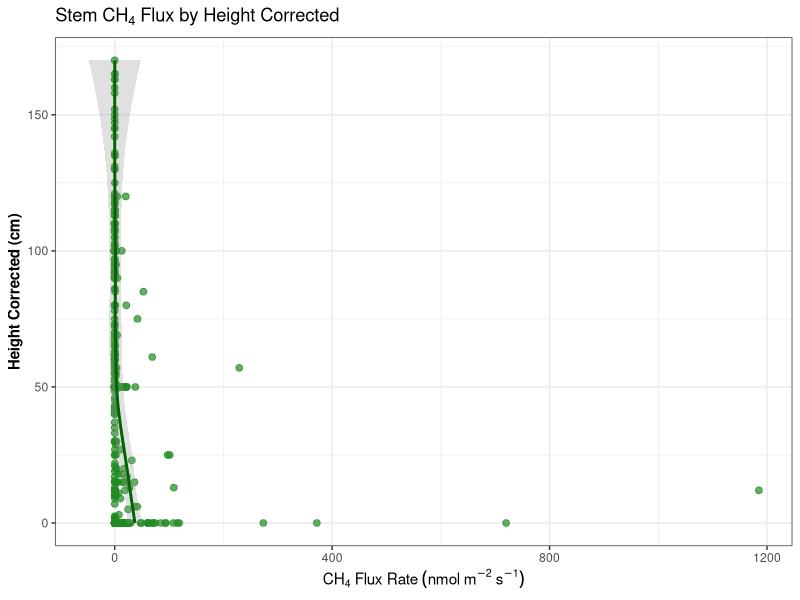
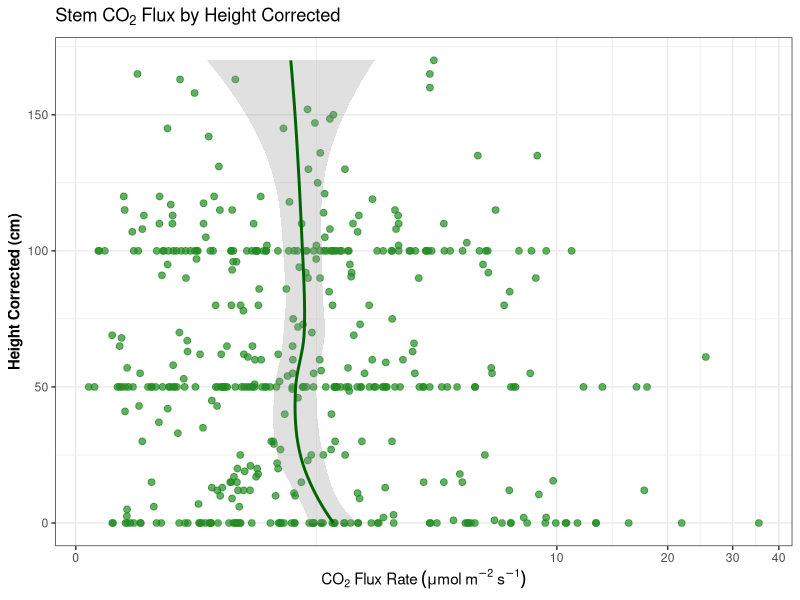
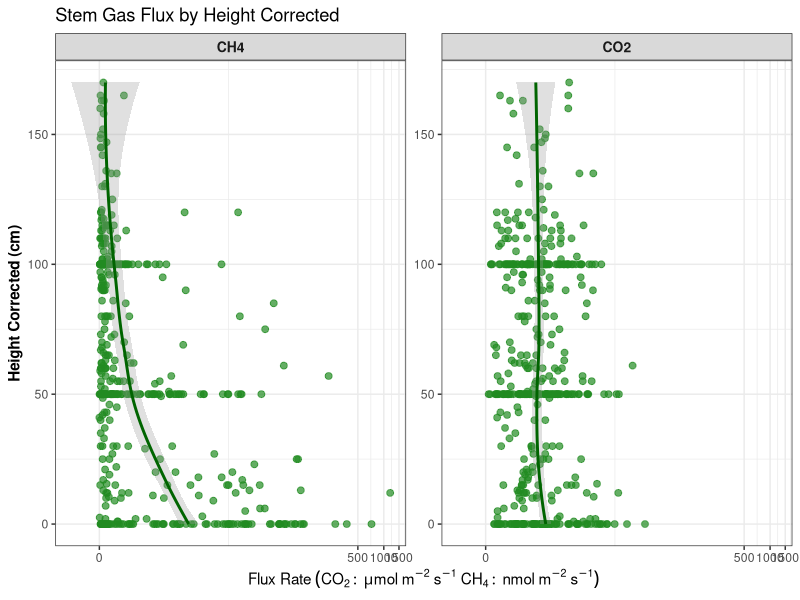
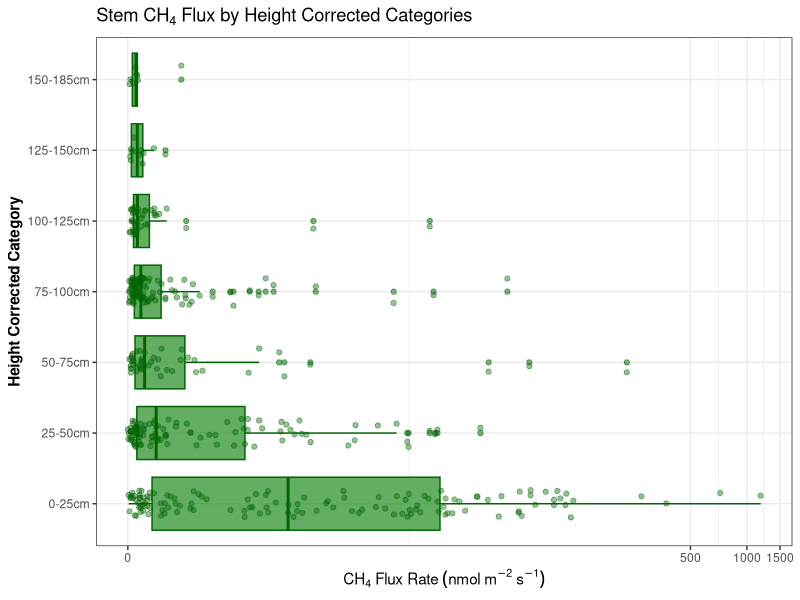
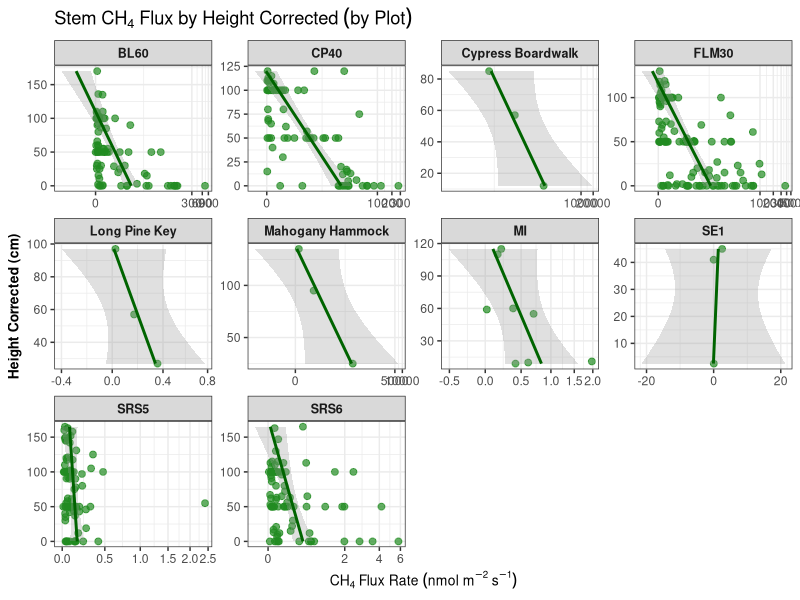
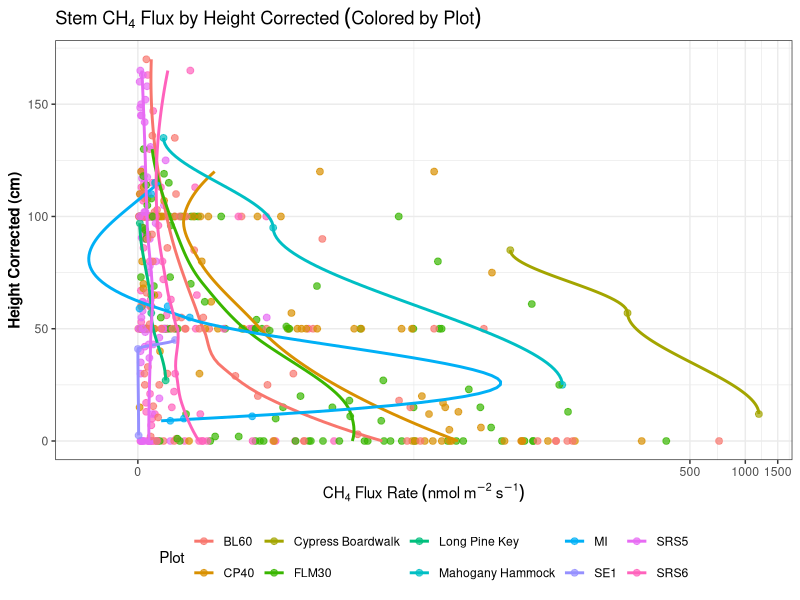
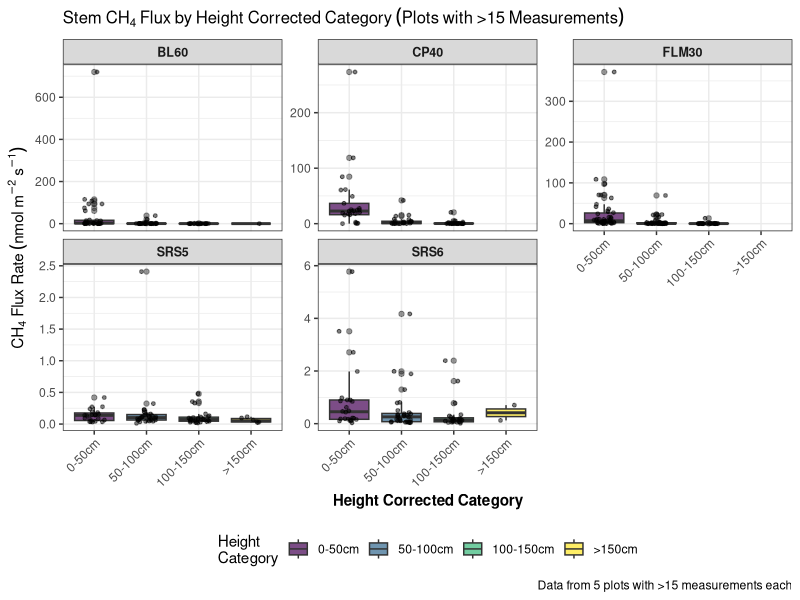
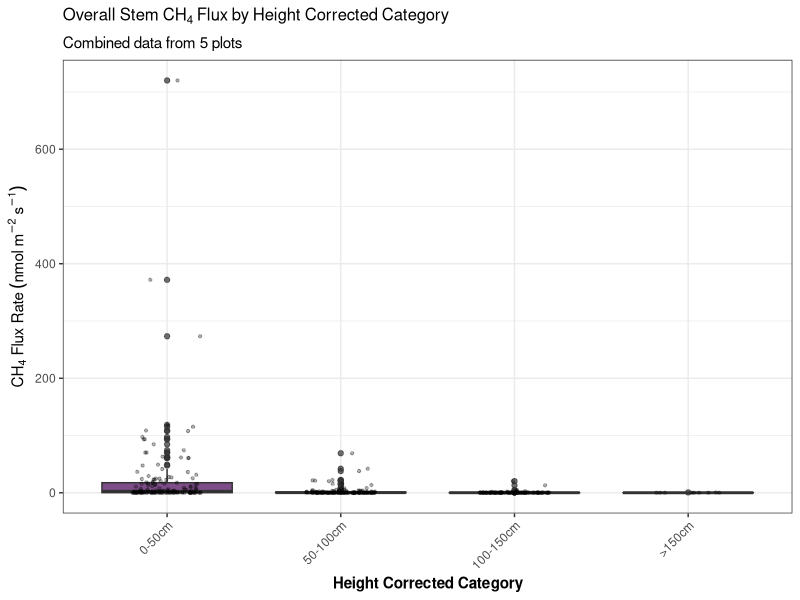

These charts were generated, in order, by the following R code:
# Load required libraries
library(dplyr)
library(ggplot2)
library(tidyverse)

# Read the data (assumes you have this loaded)
df <- read.csv("output/data_products/combined_gas_flux_dataset.csv")

# First, let's check what the height_corrected values look like
print("Sample height_corrected values (character):")
print(head(df$height_corrected[df$component == "stem"], 20))

# Filter for stems only and convert height_corrected to numeric, filtering out negative heights
stem_data <- df %>%
  filter(component == "stem",
         !is.na(CH4_best.flux), 
         !is.na(CO2_best.flux),
         !is.na(height_corrected)) %>%  # Check for non-missing height_corrected first
  mutate(height_corrected_numeric = as.numeric(height_corrected)) %>%  # Convert height_corrected to numeric
  filter(!is.na(height_corrected_numeric),  # Remove rows where height_corrected conversion failed
         height_corrected_numeric >= 0,      # Filter out negative and zero heights
         CH4_best.flux >= 0,
         CO2_best.flux >= 0) %>%
  select(-height_corrected) %>%  # Remove original height_corrected column
  rename(height_corrected = height_corrected_numeric)  # Rename numeric version to height_corrected

# Check for any remaining negative heights (quality control)
print("Checking for negative heights after filtering:")
print(paste("Minimum height_corrected:", min(stem_data$height_corrected, na.rm = TRUE)))
print(paste("Any negative heights remaining?", any(stem_data$height_corrected < 0, na.rm = TRUE)))

# Filter to include only plots with 3 or more measurements
plot_counts <- stem_data %>%
  count(plot) %>%
  filter(n >= 3)

print("Plots with 3+ measurements:")
print(plot_counts)

# Filter stem_data to only include plots with sufficient measurements
stem_data <- stem_data %>%
  filter(plot %in% plot_counts$plot)

# Check the height_corrected data structure after conversion and filtering
print("Height corrected data summary for stems after conversion and filtering:")
print(summary(stem_data$height_corrected))
print("Number of stem measurements:")
print(nrow(stem_data))
print("Final plots with stem data:")
print(table(stem_data$plot))

# Define color for stems
stem_color <- "#228B22"  # Forest green

# Re-run just the CH4 plot
p_ch4_height <- stem_data %>%
  ggplot(aes(x = height_corrected, y = CH4_best.flux)) +
  geom_point(alpha = 0.7, size = 2, color = stem_color) +
  geom_smooth(method = "loess", se = TRUE, alpha = 0.3, color = "darkgreen", span = 0.8) +
  #scale_y_continuous(trans = "asinh") +
  coord_flip() +
  labs(
    title = expression(Stem~CH[4]~Flux~by~Height~Corrected),
    x = "Height Corrected (cm)",
    y = expression(CH[4]~Flux~Rate~(nmol~m^-2~s^-1))
  ) +
  theme_bw() +
  theme(
    axis.title = element_text(size = 11, face = "bold")
  )

print(p_ch4_height)
ggsave("output/figures/other/stem_ch4_vs_height.png", p_ch4_height, width = 8, height = 6, dpi = 300)

# 2. CO2 Flux by Height Corrected - Scatter plot for stems (height_corrected on y-axis after coord_flip)
p_co2_height <- stem_data %>%
  ggplot(aes(x = height_corrected, y = CO2_best.flux)) +
  geom_point(alpha = 0.7, size = 2, color = stem_color) +
  geom_smooth(method = "loess", se = TRUE, alpha = 0.3, color = "darkgreen", span = 0.8) +
  scale_y_continuous(trans = "asinh") +
  coord_flip() +
  labs(
    title = expression(Stem~CO[2]~Flux~by~Height~Corrected),
    x = "Height Corrected (cm)",
    y = expression(CO[2]~Flux~Rate~(mu*mol~m^-2~s^-1))
  ) +
  theme_bw() +
  theme(
    axis.title = element_text(size = 11, face = "bold")
  )

print(p_co2_height)
ggsave("output/figures/other/stem_co2_vs_height.png", p_co2_height, width = 8, height = 6, dpi = 300)

# 3. Combined CH4 and CO2 flux by height_corrected for stems (using coord_flip with less sensitive loess)
# Reshape data for combined plot
stem_combined <- stem_data %>%
  select(height_corrected, plot, month_year, CH4_best.flux, CO2_best.flux) %>%
  pivot_longer(cols = c(CH4_best.flux, CO2_best.flux), 
               names_to = "gas_type", 
               values_to = "flux_value") %>%
  mutate(gas_type = case_when(
    gas_type == "CH4_best.flux" ~ "CH4",
    gas_type == "CO2_best.flux" ~ "CO2"
  ))

p_combined_height <- stem_combined %>%
  ggplot(aes(x = height_corrected, y = flux_value)) +
  geom_point(alpha = 0.7, size = 2, color = stem_color) +
  geom_smooth(method = "loess", se = TRUE, alpha = 0.3, color = "darkgreen", span = 0.8) +
  facet_wrap(~gas_type, scales = "free_y") +
  scale_y_continuous(trans = "asinh") +
  coord_flip() +
  labs(
    title = "Stem Gas Flux by Height Corrected",
    x = "Height Corrected (cm)",
    y = expression(Flux~Rate~(CO[2]:~mu*mol~m^-2~s^-1~CH[4]:~nmol~m^-2~s^-1))
  ) +
  theme_bw() +
  theme(
    axis.title = element_text(size = 11, face = "bold"),
    strip.text = element_text(size = 10, face = "bold")
  )

print(p_combined_height)
ggsave("output/figures/other/stem_combined_flux_vs_height.png", p_combined_height, width = 10, height = 6, dpi = 300)

# 4. Height corrected binned analysis for stems (filter out NA height_corrected categories)
# Create height_corrected bins appropriate for 0-185 cm range
stem_data_binned <- stem_data %>%
  mutate(height_bin = cut(height_corrected, 
                          breaks = c(0, 25, 50, 75, 100, 125, 150, 185),
                          labels = c("0-25cm", "25-50cm", "50-75cm", "75-100cm", "100-125cm", "125-150cm", "150-185cm"),
                          include.lowest = TRUE)) %>%
  filter(!is.na(height_bin))  # Remove NA height_corrected categories

p_height_bins <- stem_data_binned %>%
  ggplot(aes(x = height_bin, y = CH4_best.flux)) +
  geom_boxplot(alpha = 0.7, outlier.alpha = 0.5, fill = stem_color, color = "darkgreen") +
  geom_jitter(alpha = 0.4, size = 1.5, width = 0.2, color = "darkgreen") +
  scale_y_continuous(trans = "asinh") +
  coord_flip() +
  labs(
    title = expression(Stem~CH[4]~Flux~by~Height~Corrected~Categories),
    x = "Height Corrected Category",
    y = expression(CH[4]~Flux~Rate~(nmol~m^-2~s^-1))
  ) +
  theme_bw() +
  theme(
    axis.title = element_text(size = 11, face = "bold")
  )

print(p_height_bins)
ggsave("output/figures/other/stem_ch4_height_bins.png", p_height_bins, width = 8, height = 6, dpi = 300)

# 5. Faceted by plot for stems (using less sensitive loess)
p_height_faceted <- stem_data %>%
  ggplot(aes(x = height_corrected, y = CH4_best.flux)) +
  geom_point(alpha = 0.7, size = 2, color = stem_color) +
  geom_smooth(method = "lm", se = TRUE, alpha = 0.3, color = "darkgreen") +
  facet_wrap(~plot, scales = "free") +
  scale_y_continuous(trans = "asinh") +
  coord_flip() +
  labs(
    title = expression(Stem~CH[4]~Flux~by~Height~Corrected~(by~Plot)),
    x = "Height Corrected (cm)",
    y = expression(CH[4]~Flux~Rate~(nmol~m^-2~s^-1))
  ) +
  theme_bw() +
  theme(
    axis.title = element_text(size = 10, face = "bold"),
    strip.text = element_text(size = 9, face = "bold")
  )

print(p_height_faceted)
ggsave("output/figures/other/stem_ch4_faceted_by_plot.png", p_height_faceted, width = 12, height = 8, dpi = 300)

# 6. Stem flux by height_corrected colored by plot (using less sensitive loess)
p_height_by_plot <- stem_data %>%
  ggplot(aes(x = height_corrected, y = CH4_best.flux, color = plot)) +
  geom_point(alpha = 0.7, size = 2) +
  geom_smooth(method = "loess", se = FALSE, alpha = 0.8, span = 0.8) +
  scale_y_continuous(trans = "asinh") +
  coord_flip() +
  labs(
    title = expression(Stem~CH[4]~Flux~by~Height~Corrected~(Colored~by~Plot)),
    x = "Height Corrected (cm)",
    y = expression(CH[4]~Flux~Rate~(nmol~m^-2~s^-1)),
    color = "Plot"
  ) +
  theme_bw() +
  theme(
    axis.title = element_text(size = 11, face = "bold"),
    legend.position = "bottom"
  )

print(p_height_by_plot)
ggsave("output/figures/other/stem_ch4_colored_by_plot.png", p_height_by_plot, width = 8, height = 6, dpi = 300)

# Summary statistics by height_corrected ranges for stems
height_summary <- stem_data_binned %>%
  group_by(height_bin) %>%
  summarise(
    n = n(),
    mean_height_corrected = mean(height_corrected, na.rm = TRUE),
    mean_ch4 = mean(CH4_best.flux, na.rm = TRUE),
    median_ch4 = median(CH4_best.flux, na.rm = TRUE),
    sd_ch4 = sd(CH4_best.flux, na.rm = TRUE),
    mean_co2 = mean(CO2_best.flux, na.rm = TRUE),
    median_co2 = median(CO2_best.flux, na.rm = TRUE),
    sd_co2 = sd(CO2_best.flux, na.rm = TRUE),
    .groups = 'drop'
  )

print("Summary statistics by height_corrected category for stems:")
print(height_summary)

# Correlation analysis for stems
correlation_results <- stem_data %>%
  summarise(
    ch4_height_corrected_cor = cor(height_corrected, asinh(CH4_best.flux), use = "complete.obs"),
    co2_height_corrected_cor = cor(height_corrected, asinh(CO2_best.flux), use = "complete.obs"),
    ch4_height_corrected_cor_linear = cor(height_corrected, CH4_best.flux, use = "complete.obs"),
    co2_height_corrected_cor_linear = cor(height_corrected, CO2_best.flux, use = "complete.obs"),
    n_obs = n()
  )

print("Correlation between height_corrected and flux for stems:")
print(correlation_results)

# Correlation by plot (only for plots with 5+ observations for reliable correlations)
correlation_by_plot <- stem_data %>%
  group_by(plot) %>%
  summarise(
    ch4_height_corrected_cor = cor(height_corrected, asinh(CH4_best.flux), use = "complete.obs"),
    co2_height_corrected_cor = cor(height_corrected, asinh(CO2_best.flux), use = "complete.obs"),
    n_obs = n(),
    .groups = 'drop'
  ) %>%
  filter(n_obs >= 5)  # Only show plots with at least 5 observations for reliable correlations

print("Correlation between height_corrected and flux by plot (plots with 5+ observations):")
print(correlation_by_plot)







# Load required libraries
library(dplyr)
library(ggplot2)
library(scales)  # For log scale labels

# Create height_corrected categories with your specified bins
stem_data_categorized <- stem_data %>%
  mutate(
    height_category = case_when(
      height_corrected >= 0 & height_corrected < 50 ~ "0-50cm",
      height_corrected >= 50 & height_corrected < 100 ~ "50-100cm", 
      height_corrected >= 100 & height_corrected < 150 ~ "100-150cm",
      height_corrected >= 150 ~ ">150cm",
      TRUE ~ NA_character_
    ),
    # Convert to factor with proper ordering
    height_category = factor(height_category, 
                             levels = c("0-50cm", "50-100cm", "100-150cm", ">150cm"))
  ) %>%
  # Remove rows with missing height_corrected categories
  filter(!is.na(height_category))

# Filter for plots with >15 measurements
plots_with_sufficient_data <- stem_data_categorized %>%
  count(plot) %>%
  filter(n > 15) %>%
  pull(plot)

# Filter the data to only include plots with >15 measurements
stem_data_final <- stem_data_categorized %>%
  filter(plot %in% plots_with_sufficient_data)

# Check how many plots and measurements we have
cat("Plots with >15 measurements:", length(plots_with_sufficient_data), "\n")
cat("Total measurements in filtered data:", nrow(stem_data_final), "\n")

# Create the faceted plot
p_stem_flux_faceted <- stem_data_final %>%
  ggplot(aes(x = height_category, y = CH4_best.flux)) +
  geom_boxplot(aes(fill = height_category), alpha = 0.7, outlier.alpha = 0.5) +
  geom_jitter(width = 0.2, alpha = 0.5, size = 1) +
  facet_wrap(~ plot, scales = "free_y", ncol = 3) +
  scale_fill_viridis_d(name = "Height\nCategory") +
  labs(
    title = expression(Stem~CH[4]~Flux~by~Height~Corrected~Category~(Plots~with~">15"~Measurements)),
    x = "Height Corrected Category",
    y = expression(CH[4]~Flux~Rate~(nmol~m^-2~s^-1)),
    caption = paste("Data from", length(plots_with_sufficient_data), "plots with >15 measurements each")
  ) +
  theme_bw() +
  theme(
    axis.text.x = element_text(angle = 45, hjust = 1),
    axis.title = element_text(size = 11, face = "bold"),
    plot.title = element_text(size = 12, face = "bold"),
    strip.text = element_text(size = 9, face = "bold"),
    legend.position = "bottom"
  )

print(p_stem_flux_faceted)
ggsave("output/figures/other/stem_ch4_height_category_boxplot.png", p_stem_flux_faceted, width = 12, height = 8, dpi = 300)

# Summary statistics by height_corrected category and plot
summary_stats <- stem_data_final %>%
  group_by(plot, height_category) %>%
  summarise(
    n = n(),
    mean_flux = mean(CH4_best.flux, na.rm = TRUE),
    median_flux = median(CH4_best.flux, na.rm = TRUE),
    sd_flux = sd(CH4_best.flux, na.rm = TRUE),
    .groups = "drop"
  )

print("Summary statistics by plot and height_corrected category:")
print(summary_stats)

# Optional: Create a summary plot showing overall patterns across height_corrected categories
p_overall_summary <- stem_data_final %>%
  ggplot(aes(x = height_category, y = CH4_best.flux)) +
  geom_boxplot(aes(fill = height_category), alpha = 0.7) +
  geom_jitter(width = 0.2, alpha = 0.3, size = 0.8) +
  scale_fill_viridis_d(name = "Height\nCategory") +
  labs(
    title = expression(Overall~Stem~CH[4]~Flux~by~Height~Corrected~Category),
    x = "Height Corrected Category", 
    y = expression(CH[4]~Flux~Rate~(nmol~m^-2~s^-1)),
    subtitle = paste("Combined data from", length(plots_with_sufficient_data), "plots")
  ) +
  theme_bw() +
  theme(
    axis.text.x = element_text(angle = 45, hjust = 1),
    axis.title = element_text(size = 11, face = "bold"),
    plot.title = element_text(size = 12, face = "bold"),
    legend.position = "none"
  )

print(p_overall_summary)
ggsave("output/figures/other/stem_ch4_height_category_overall.png", p_overall_summary, width = 8, height = 6, dpi = 300)



# Load required libraries
library(dplyr)
library(ggplot2)
library(scales)  # For log scale labels

# Create height_corrected categories with your specified bins
stem_data_categorized <- stem_data %>%
  mutate(
    height_category = case_when(
      height_corrected >= 0 & height_corrected < 50 ~ "0-50cm",
      height_corrected >= 50 & height_corrected < 100 ~ "50-100cm", 
      height_corrected >= 100 & height_corrected < 150 ~ "100-150cm",
      height_corrected >= 150 ~ ">150cm",
      TRUE ~ NA_character_
    ),
    # Convert to factor with proper ordering
    height_category = factor(height_category, 
                             levels = c("0-50cm", "50-100cm", "100-150cm", ">150cm"))
  ) %>%
  # Remove rows with missing height_corrected categories
  filter(!is.na(height_category))

# Filter for plots with >15 measurements
plots_with_sufficient_data <- stem_data_categorized %>%
  count(plot) %>%
  filter(n > 15) %>%
  pull(plot)

# Filter the data to only include plots with >15 measurements
stem_data_final <- stem_data_categorized %>%
  filter(plot %in% plots_with_sufficient_data)

# Check how many plots and measurements we have
cat("Plots with >15 measurements:", length(plots_with_sufficient_data), "\n")
cat("Total measurements in filtered data:", nrow(stem_data_final), "\n")

# Create the faceted plot with height_corrected on y-axis and log scale for flux
p_stem_flux_faceted <- stem_data_final %>%
  ggplot(aes(x = CH4_best.flux, y = height_category)) +
  geom_boxplot(aes(fill = height_category), alpha = 0.7, outlier.alpha = 0.5) +
  geom_jitter(height = 0.2, alpha = 0.5, size = 1) +
  facet_wrap(~ plot, scales = "free_x", ncol = 3) +
  scale_x_continuous(trans = "asinh", breaks = c(0, 0.1, 1, 10, 100, 1000)) +
  scale_fill_viridis_d(name = "Height\nCategory") +
  labs(
    title = expression(Stem~CH[4]~Flux~by~Height~Corrected~Category~(Plots~with~">15"~Measurements)),
    y = "Height Corrected Category",
    x = expression(CH[4]~Flux~Rate~(nmol~m^-2~s^-1)~-~Asinh~Scale),
    caption = paste("Data from", length(plots_with_sufficient_data), "plots with >15 measurements each")
  ) +
  theme_bw() +
  theme(
    axis.title = element_text(size = 11, face = "bold"),
    plot.title = element_text(size = 12, face = "bold"),
    strip.text = element_text(size = 9, face = "bold"),
    legend.position = "bottom"
  )

print(p_stem_flux_faceted)
ggsave("output/figures/other/stem_ch4_height_category_asinh.png", p_stem_flux_faceted, width = 12, height = 8, dpi = 300)


# Create the faceted plot — clean version (no title)
p_stem_flux_clean <- stem_data_final %>%
  ggplot(aes(x = CH4_best.flux, y = height_category)) +
  geom_boxplot(aes(fill = height_category), alpha = 0.7, outlier.alpha = 0.5) +
  geom_jitter(height = 0.2, alpha = 0.5, size = 1) +
  facet_wrap(~ plot, ncol = 3) +
  scale_x_continuous(trans = "asinh", breaks = c(0, 0.1, 1, 10, 100, 1000)) +
  scale_fill_viridis_d(name = "Height\nCategory") +
  labs(
    #title = expression(Stem~CH[4]~Flux~by~Height~Corrected~Category~(Plots~with~">15"~Measurements)),
    y = "Height Corrected Category",
    x = expression(CH[4]~Flux~Rate~(nmol~m^-2~s^-1)~-~Asinh~Scale),
    #caption = paste("Data from", length(plots_with_sufficient_data), "plots with >15 measurements each")
  ) +
  theme_bw() +
  theme(
    axis.title = element_text(size = 11, face = "bold"),
    plot.title = element_text(size = 12, face = "bold"),
    strip.text = element_text(size = 9, face = "bold"),
    legend.position = "none"
  )

print(p_stem_flux_clean)
ggsave("output/figures/other/stem_ch4_height_category_clean.png", p_stem_flux_clean, width = 12, height = 8, dpi = 300)

# Summary statistics by height_corrected category and plot
summary_stats <- stem_data_final %>%
  group_by(plot, height_category) %>%
  summarise(
    n = n(),
    mean_flux = mean(CH4_best.flux, na.rm = TRUE),
    median_flux = median(CH4_best.flux, na.rm = TRUE),
    sd_flux = sd(CH4_best.flux, na.rm = TRUE),
    .groups = "drop"
  )

print("Summary statistics by plot and height_corrected category:")
print(summary_stats)

# Optional: Create a summary plot showing overall patterns across height_corrected categories
p_overall_summary <- stem_data_final %>%
  ggplot(aes(x = CH4_best.flux, y = height_category)) +
  geom_boxplot(aes(fill = height_category), alpha = 0.7) +
  geom_jitter(height = 0.2, alpha = 0.3, size = 0.8) +
  scale_x_continuous(trans = "asinh", breaks = c(0, 0.1, 1, 10, 100, 1000)) +
  scale_fill_viridis_d(name = "Height\nCategory") +
  labs(
    title = expression(Overall~Stem~CH[4]~Flux~by~Height~Corrected~Category),
    y = "Height Corrected Category", 
    x = expression(CH[4]~Flux~Rate~(nmol~m^-2~s^-1)~-~Asinh~Scale),
    subtitle = paste("Combined data from", length(plots_with_sufficient_data), "plots")
  ) +
  theme_bw() +
  theme(
    axis.title = element_text(size = 11, face = "bold"),
    plot.title = element_text(size = 12, face = "bold"),
    legend.position = "none"
  )

print(p_overall_summary)


# Optional: Create a summary plot showing overall patterns across height_corrected categories
p_overall_summary <- stem_data_final %>%
  ggplot(aes(x = CH4_best.flux, y = height_category)) +
  geom_boxplot(aes(fill = height_category), alpha = 0.7) +
  geom_jitter(height = 0.2, alpha = 0.3, size = 0.8) +
  scale_x_continuous(trans = "asinh", breaks = c(0, 0.1, 1, 10, 100, 1000)) +
  #xlim(-1, 100)+
  scale_fill_viridis_d(name = "Height\nCategory") +
  labs(
    title = expression(Overall~Stem~CH[4]~Flux~by~Height~Corrected~Category),
    y = "Height Corrected Category", 
    x = expression(CH[4]~Flux~Rate~(nmol~m^-2~s^-1)~-~Asinh~Scale),
    subtitle = paste("Combined data from", length(plots_with_sufficient_data), "plots")
  ) +
  theme_bw() +
  theme(
    axis.title = element_text(size = 11, face = "bold"),
    plot.title = element_text(size = 12, face = "bold"),
    legend.position = "none"
  )

print(p_overall_summary)








# Load required libraries
library(dplyr)
library(ggplot2)
library(ggridges)
library(scales)

# Create site bins and filter data
stem_data_ridge <- stem_data_final %>%
  mutate(
    site_bin = case_when(
      plot %in% c("SRS5", "SRS6") ~ "healthy",
      plot %in% c("BL60") ~ "regenerating", 
      plot %in% c("FLM30", "CP40") ~ "ghost",
      TRUE ~ NA_character_
    )
  ) %>%
  # Filter to only include the specified sites
  filter(!is.na(site_bin)) %>%
  # Convert site_bin to factor with desired order
  mutate(site_bin = factor(site_bin, levels = c("healthy", "regenerating", "ghost")))

# Create ridge plot
p_ridge_by_site <- stem_data_ridge %>%
  ggplot(aes(x = CH4_best.flux, y = height_category, fill = site_bin)) +
  geom_density_ridges(alpha = 0.7, scale = 0.9, bandwidth = 0.5) +
  scale_x_continuous(trans = "asinh", breaks = c(0, 0.1, 1, 10, 100, 1000)) +
  scale_fill_manual(values = c("healthy" = "#228B22", "regenerating" = "#808080", "ghost" = "#8B4513"), 
                    name = "Site\nCondition") +
  labs(
    title = expression(Stem~CH[4]~Flux~Distribution~by~Height~Corrected~Category~and~Site~Condition),
    y = "Height Corrected Category", 
    x = expression(CH[4]~Flux~Rate~(nmol~m^-2~s^-1)~-~Asinh~Scale)
  ) +
  theme_bw() +
  theme(
    axis.title = element_text(size = 11, face = "bold"),
    plot.title = element_text(size = 12, face = "bold"),
    legend.position = "right"
  )

print(p_ridge_by_site)
ggsave("output/figures/other/stem_ch4_ridges_by_site.png", p_ridge_by_site, width = 10, height = 6, dpi = 300)






# Load required libraries
library(dplyr)
library(ggplot2)
library(cowplot)
library(scales)

# Create site bins and filter data
stem_data_ridge <- stem_data_final %>%
  mutate(
    site_bin = case_when(
      plot %in% c("SRS5", "SRS6") ~ "healthy",
      plot %in% c("BL60") ~ "regenerating", 
      plot %in% c("FLM30", "CP40") ~ "ghost",
      TRUE ~ NA_character_
    )
  ) %>%
  # Filter to only include the specified sites
  filter(!is.na(site_bin)) %>%
  # Convert site_bin to factor with desired order
  mutate(site_bin = factor(site_bin, levels = c("healthy", "regenerating", "ghost")))

# Define colors
site_colors <- c("healthy" = "#228B22", "regenerating" = "#808080", "ghost" = "#8B4513")

# Create density plot (top portion)
density_plot <- stem_data_ridge %>%
  ggplot(aes(x = CH4_best.flux, fill = site_bin)) +
  geom_density(alpha = 0.7, adjust = 1.5, position = 'identity') +
  facet_wrap(~height_category, nrow = 1) +
  scale_x_continuous(trans = "asinh", breaks = c(0, 0.1, 1, 10, 100, 1000)) +
  scale_fill_manual(values = site_colors) +
  labs(fill = "Site\nCondition") +
  theme_classic() +
  theme(
    axis.title.x = element_blank(),
    axis.text.x = element_blank(),
    axis.ticks.x = element_blank(),
    legend.position = "none",
    strip.text = element_text(size = 10, face = "bold"),
    plot.margin = margin(t = 10, r = 5, b = 0, l = 5)
  )

# Create box/jitter plot (bottom portion)
box_jitter_plot <- stem_data_ridge %>%
  ggplot(aes(x = CH4_best.flux, y = site_bin, fill = site_bin)) +
  geom_jitter(height = 0.2, width = 0, alpha = 0.4, size = 1) +
  geom_boxplot(width = 0.4, alpha = 0.7) +
  facet_wrap(~height_category, nrow = 1) +
  scale_x_continuous(trans = "asinh", breaks = c(0, 0.1, 1, 10, 100, 1000)) +
  scale_fill_manual(values = site_colors) +
  labs(
    x = expression(CH[4]~Flux~Rate~(nmol~m^-2~s^-1)),
    y = "Site Condition",
    fill = "Site\nCondition"
  ) +
  theme_classic() +
  theme(
    axis.text.x = element_text(angle = 45, hjust = 1),
    strip.text = element_blank(),  # Remove strip text since it's in the top plot
    legend.position = "right",
    plot.margin = margin(t = 0, r = 5, b = 10, l = 5)
  )

# Align and combine the plots
aligned <- align_plots(density_plot, box_jitter_plot, align = "v", axis = "tblr")
p1 <- ggdraw(aligned[[1]])
p2 <- ggdraw(aligned[[2]])

# Create final rainfall plot
rainfall_plot <- plot_grid(p1, p2, ncol = 1, align = "v", rel_heights = c(1, 2))

print(rainfall_plot)
ggsave("output/figures/other/stem_ch4_rainfall_by_site.png", rainfall_plot, width = 12, height = 10, dpi = 300)
